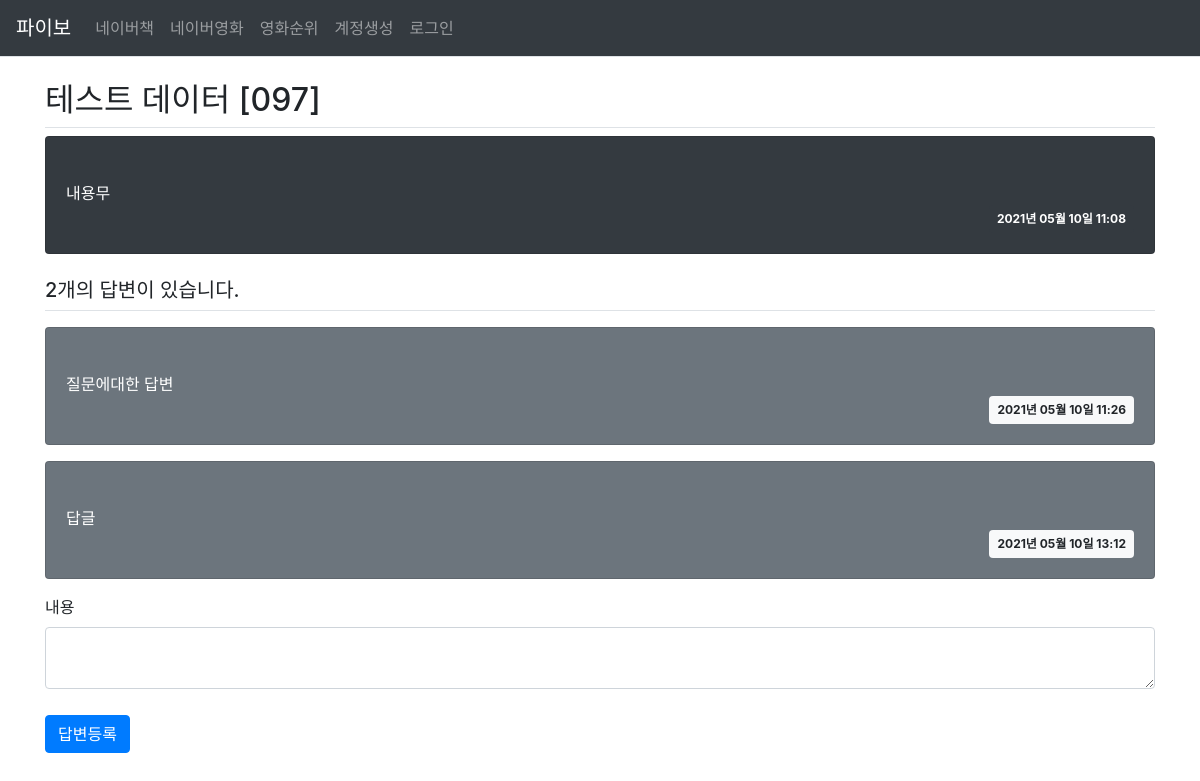
Screenshot of /question/detail/118/ with the database file from the repository.
### pybo/models.py (models this page shows)
class Question(db.Model):
    id = db.Column(db.Integer,primary_key=True)
    subject = db.Column(db.String(200), nullable=False)
    content = db.Column(db.Text(),nullable=False)
    create_date = db.Column(db.DateTime(),nullable=False)

class Answer(db.Model):
    id = db.Column(db.Integer, primary_key=True)
    question_id = db.Column(db.Integer, db.ForeignKey('question.id',ondelete='CASCADE'))
    question = db.relationship('Question',backref=db.backref('answer_set'))
    content = db.Column(db.Text(),nullable=False)
    create_date = db.Column(db.DateTime(),nullable=False)

### pybo/views/question_views.py (the view)
@bp.route('/detail/<int:question_id>/')
def detail(question_id):
    form=AnswerForm()
    question = Question.query.get_or_404(question_id)
    return render_template('question/detail.html',question=question,form=form)

### pybo/forms.py
class AnswerForm(FlaskForm):
    content = TextAreaField('내용',validators=[DataRequired()])

### pybo/filter.py (called while the page is built)
def format_datetime(value , fmt='%Y년 %m월 %d일 %H:%M'):
    return value.strftime(fmt)

### pybo/views/auth_views.py (called while the page is built)
@bp.before_app_request
def load_logged_in_user():
    user_id = session.get('user_id')
    if user_id is None:
        g.user = None
    else :
        g.user = User.query.get(user_id)

### pybo/templates/question/detail.html (shortened to what this page needs)
{% extends 'base.html' %}
{% block content %}
<div class ="container my-3">
    <h2 class="border-bottom py-2"> {{ question.subject }}</h2>
    <div class="card text-white bg-dark mb-3">
        <div class="card-body">
            <div class="card-text" style="white-space: pre-line;">
                {{question.content}}
            </div>
            <div class="d-flex justify-content-end">
                <div class="badge badge-dark p-2">
                    {{ question.create_date|datetime }}
                </div>
            </div>
        </div>
    </div>
    <h5 class="border-bottom my-3 py-2">
        {{ question.answer_set|length }}개의 답변이 있습니다.
    </h5>
    {% for answer in question.answer_set %}
    <div class="card text-white bg-secondary mb-3">
        <div class="card-body">
            <div class="card-text" style="white-space: pre-line;">
                {{ answer.content }}
            </div>
            <div class="d-flex justify-content-end">
                <div class="badge badge-light p-2">
                    {{answer.create_date|datetime}}
                </div>
            </div>
        </div>
    </div>
    {% endfor %}
    <form action="{{url_for('answer.create',question_id=question.id)}}"
          method="post" class = "my-3">
        <div class="form-group">
        {{ form.content.label }}
        {{ form.content(class="form-control") }}
        </div>
        <input type="submit" value="답변등록" class="btn btn-primary">
    </form>
</div>
{% endblock %}

### pybo/static/style.css (style rules this page uses)
textarea { width:100%; }
input[type=submit] { margin-top:10px; }

### rows the page displays
Question: subject "테스트 데이터 [097]", content "내용무", create_date "2021년 05월 10일 11:08"
Answer: content "질문에대한 답변", create_date "2021년 05월 10일 11:26"
Answer: content "답글", create_date "2021년 05월 10일 13:12"

### other values shown
{{ question.answer_set|length }} "2"
